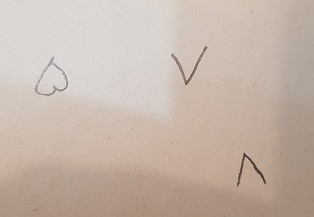
#> input picture Removal noise and numbers detection/adad.jpg, 314 x 217 px
$ jupyter execute 'Removal noise and numbers detection.ipynb'
#> lines starting #> are read from the running program, lines starting #| are printed output that depends on the picture; after the words box and inside, x2 and y2 are one past the last pixel; in counts of white or black regions, pixels touching at a corner belong together
[cell 1]
import numpy as np
from matplotlib import pyplot as plt

import cv2

[cell 2]
# Load our image
original_image = cv2.imread("adad.jpg", cv2.IMREAD_GRAYSCALE)
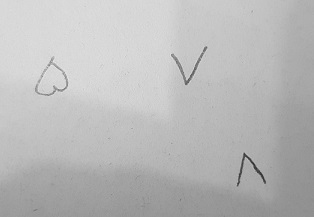
#> original_image: shape (217, 314); min 43, max 234, mean 185.8
original_image_1 = cv2.imread("adad.jpg")
#> original_image_1 is the input picture: shape (217, 314, 3); mean B, G, R 171.2, 182.2, 198.4

plt.figure(figsize=[10,3])
plt.subplot(121); plt.imshow(original_image, cmap='gray'); plt.title('GrayScale Image');
plt.subplot(122); plt.imshow(original_image_1, cmap='gray'); plt.title('Image');
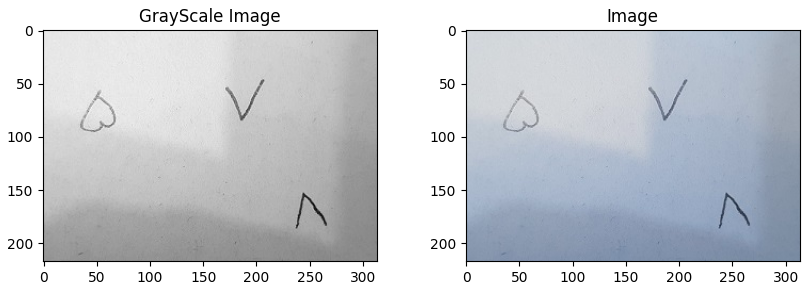
#> figure drawn by matplotlib, 2 panels; B, G, R data is drawn as R, G, B

[cell 3]
#Noise removal
noise_removed_image = cv2.GaussianBlur(original_image, (9,9), 0)# or cv2.GaussianBlur(original_image,(5,5),0)

_,output1 = cv2.threshold(original_image,127,255,cv2.THRESH_BINARY)
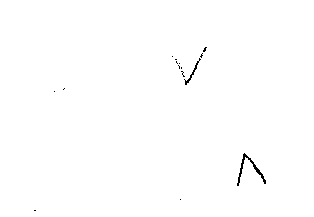
#> output1: shape (217, 314); 99.6% white; black in thin lines or dots, all inside (x1, y1, x2, y2) = (34, 47, 266, 211)
output2 = cv2.adaptiveThreshold(original_image,255,cv2.ADAPTIVE_THRESH_MEAN_C, cv2.THRESH_BINARY,11,2)
#> output2: shape (217, 314); 83.4% white; black in thin lines or dots
output3 = cv2.adaptiveThreshold(original_image,255,cv2.ADAPTIVE_THRESH_GAUSSIAN_C, cv2.THRESH_BINARY,11,2)
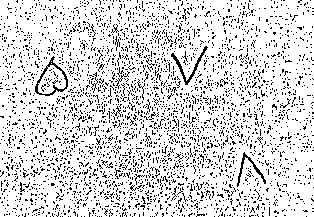
#> output3: shape (217, 314); 84.8% white; black in thin lines or dots

_,output4 = cv2.threshold(noise_removed_image,127,255,cv2.THRESH_BINARY)
#> output4: shape (217, 314); 99.9% white; black in thin lines or dots, all inside (x1, y1, x2, y2) = (239, 154, 265, 182)
output5 = cv2.adaptiveThreshold(noise_removed_image,255,cv2.ADAPTIVE_THRESH_MEAN_C, cv2.THRESH_BINARY,11,2)
#> output5: shape (217, 314); 97.7% white; 114 black regions (109 under 20 px), largest, box (x1, y1, x2, y2) and area: (34, 55, 69, 97) 450, (170, 45, 209, 86) 370, (236, 152, 267, 188) 321, (32, 208, 39, 213) 24, (134, 175, 142, 180) 22
output6 = cv2.adaptiveThreshold(noise_removed_image,255,cv2.ADAPTIVE_THRESH_GAUSSIAN_C, cv2.THRESH_BINARY,11,2)
#> output6: shape (217, 314); 98.5% white; 17 black regions (14 under 20 px), largest, box (x1, y1, x2, y2) and area: (34, 56, 69, 97) 379, (170, 45, 208, 86) 304, (236, 152, 267, 187) 279


plt.figure(figsize=[15,15])
plt.subplot(331);plt.imshow(original_image, cmap='gray');plt.title("Original");
plt.subplot(332);plt.imshow(noise_removed_image, cmap='gray');plt.title("Noise removed");

plt.subplot(334);plt.imshow(output1, cmap='gray');plt.title("Global Thresholding (v = 127)");
plt.subplot(335);plt.imshow(output2, cmap='gray');plt.title("Adaptive Mean Thresholding");
plt.subplot(336);plt.imshow(output3, cmap='gray');plt.title("Adaptive Gaussian Thresholding");

plt.subplot(337);plt.imshow(output4, cmap='gray');plt.title("Global Thresholding + noise removal");
plt.subplot(338);plt.imshow(output5, cmap='gray');plt.title("Adaptive Mean + noise removal");
plt.subplot(339);plt.imshow(output6, cmap='gray');plt.title("Adaptive Gaussian + noise removal");

[cell 4]
image = output6.copy()
image = cv2.bitwise_not(image)   # Swap The white and black

plt.figure(figsize=[11,4])
plt.subplot(121); plt.imshow(output6, cmap='gray');plt.title("Adaptive Gaussian + noise removal");
plt.subplot(122); plt.imshow(image, cmap='gray');plt.title("Adaptive Gaussian + noise removal");

## Morphology

We use this method to removing salt and pepper noise in our image

[cell 5]
kernel_1 = cv2.getStructuringElement(cv2.MORPH_CROSS, (5, 5), (2, 2))

erosion_1 = cv2.erode(image, kernel_1, iterations = 1)
#> erosion_1: shape (217, 314); 0.14% white in thin lines or dots, all inside (x1, y1, x2, y2) = (36, 47, 265, 184)
dilation_1 = cv2.dilate(image, kernel_1, iterations = 1)
#> dilation_1: shape (217, 314); 3.2% white; 17 white regions (8 under 20 px), largest, box (x1, y1, x2, y2) and area: (32, 54, 71, 99) 752, (168, 43, 210, 88) 589, (234, 150, 269, 189) 542
opening_1 = cv2.morphologyEx(image, cv2.MORPH_OPEN, kernel_1)
#> opening_1: shape (217, 314); 0.77% white; 12 white regions (4 under 20 px), largest, box (x1, y1, x2, y2) and area: (184, 53, 204, 86) 115, (249, 159, 267, 184) 110, (170, 53, 185, 75) 87
closing_1 = cv2.morphologyEx(image, cv2.MORPH_CLOSE, kernel_1)
#> closing_1: shape (217, 314); 1.5% white; 17 white regions (14 under 20 px), largest, box (x1, y1, x2, y2) and area: (34, 56, 69, 97) 387, (170, 45, 208, 86) 312, (236, 152, 267, 187) 283

plt.figure(figsize=[15, 12])
plt.subplot(351);plt.imshow(image, cmap='gray');plt.title("Original");

plt.subplot(352);plt.imshow(erosion_1, cmap='gray');plt.title("Erosion");
plt.subplot(353);plt.imshow(dilation_1, cmap='gray');plt.title("Dilation");

plt.subplot(354);plt.imshow(opening_1, cmap='gray');plt.title("Opening");
plt.subplot(355);plt.imshow(closing_1, cmap='gray');plt.title("Closing");
plt.tight_layout()

[cell 6]
kernel_2 = cv2.getStructuringElement(cv2.MORPH_ELLIPSE, (5, 5), (2, 2))

erosion_2 = cv2.erode(image, kernel_2, iterations = 1)
#> erosion_2: shape (217, 314); 0.02% white in thin lines or dots, all inside (x1, y1, x2, y2) = (50, 48, 259, 172)
dilation_2 = cv2.dilate(image, kernel_2, iterations = 1)
#> dilation_2: shape (217, 314); 3.6% white; 17 white regions (4 under 20 px), largest, box (x1, y1, x2, y2) and area: (32, 54, 71, 99) 821, (168, 43, 210, 88) 661, (234, 150, 269, 189) 599
opening_2 = cv2.morphologyEx(image, cv2.MORPH_OPEN, kernel_2)
#> opening_2: shape (217, 314); 0.24% white; 7 white regions (2 under 20 px), largest, box (x1, y1, x2, y2) and area: (242, 153, 248, 160) 30, (184, 79, 190, 85) 26, (53, 87, 59, 93) 26, (48, 60, 54, 66) 24, (255, 168, 261, 174) 24
closing_2 = cv2.morphologyEx(image, cv2.MORPH_CLOSE, kernel_2)
#> closing_2: shape (217, 314); 1.5% white; 17 white regions (14 under 20 px), largest, box (x1, y1, x2, y2) and area: (34, 56, 69, 97) 386, (170, 45, 208, 86) 313, (236, 152, 267, 187) 285

plt.figure(figsize=[17,11])
plt.subplot(351);plt.imshow(image, cmap='gray');plt.title("Original");

plt.subplot(352);plt.imshow(erosion_2, cmap='gray');plt.title("Erosion");
plt.subplot(353);plt.imshow(dilation_2, cmap='gray');plt.title("Dilation");

plt.subplot(354);plt.imshow(opening_2, cmap='gray');plt.title("Opening");
plt.subplot(355);plt.imshow(closing_2, cmap='gray');plt.title("Closing");
plt.tight_layout()

[cell 7]
kernel_3 = cv2.getStructuringElement(cv2.MORPH_ELLIPSE, (3, 3))

erosion_3 = cv2.erode(image, kernel_3, iterations = 1)
#> erosion_3: shape (217, 314); 0.75% white in thin lines or dots, all inside (x1, y1, x2, y2) = (34, 46, 266, 211)
dilation_3 = cv2.dilate(image, kernel_3, iterations = 4)
#> dilation_3: shape (217, 314); 5.3% white; 17 white regions, largest, box (x1, y1, x2, y2) and area: (30, 52, 73, 101) 1121, (166, 41, 212, 90) 881, (232, 148, 271, 191) 819
opening_3 = cv2.morphologyEx(image, cv2.MORPH_OPEN, kernel_3)
#> opening_3: shape (217, 314); 1.4% white; 4 white regions (1 under 20 px), largest, box (x1, y1, x2, y2) and area: (34, 56, 69, 97) 377, (170, 45, 208, 86) 302, (236, 152, 267, 187) 277
closing_3 = cv2.morphologyEx(image, cv2.MORPH_CLOSE, kernel_3)
#> closing_3: shape (217, 314); 1.5% white; 17 white regions (14 under 20 px), largest, box (x1, y1, x2, y2) and area: (34, 56, 69, 97) 380, (170, 45, 208, 86) 305, (236, 152, 267, 187) 280

plt.figure(figsize=[17,11])
plt.subplot(351);plt.imshow(image, cmap='gray');plt.title("Original");

plt.subplot(352);plt.imshow(erosion_3, cmap='gray');plt.title("Erosion");
plt.subplot(353);plt.imshow(dilation_3, cmap='gray');plt.title("Dilation");

plt.subplot(354);plt.imshow(opening_3, cmap='gray');plt.title("Opening");
plt.subplot(355);plt.imshow(closing_3, cmap='gray');plt.title("Closing");
plt.tight_layout()

[cell 8]
kernel_4 = np.ones((5,5), np.uint8)

erosion_4 = cv2.erode(image, kernel_4, iterations = 1)
#> erosion_4: shape (217, 314); 0% white in thin lines or dots, all inside (x1, y1, x2, y2) = (186, 81, 245, 157)
dilation_4 = cv2.dilate(image, kernel_4, iterations = 1)
#> dilation_4: shape (217, 314); 4.2% white; 17 white regions, largest, box (x1, y1, x2, y2) and area: (32, 54, 71, 99) 921, (168, 43, 210, 88) 738, (234, 150, 269, 189) 662
opening_4 = cv2.morphologyEx(image, cv2.MORPH_OPEN, kernel_4)
#> opening_4: shape (217, 314); 0.07% white; 2 white regions, box (x1, y1, x2, y2) and area: (184, 79, 189, 84) 25, (242, 154, 247, 159) 25
closing_4 = cv2.morphologyEx(image, cv2.MORPH_CLOSE, kernel_4)
#> closing_4: shape (217, 314); 1.5% white; 17 white regions (14 under 20 px), largest, box (x1, y1, x2, y2) and area: (34, 56, 69, 97) 397, (170, 45, 208, 86) 314, (236, 152, 267, 187) 286

plt.figure(figsize=[17,11])
plt.subplot(351);plt.imshow(image, cmap='gray');plt.title("Original");

plt.subplot(352);plt.imshow(erosion_4, cmap='gray');plt.title("Erosion");
plt.subplot(353);plt.imshow(dilation_4, cmap='gray');plt.title("Dilation");

plt.subplot(354);plt.imshow(opening_4, cmap='gray');plt.title("Opening");
plt.subplot(355);plt.imshow(closing_4, cmap='gray');plt.title("Closing");
plt.tight_layout()

[cell 9]
kernel_5 = np.ones((4, 4), np.uint8)

erosion_5 = cv2.erode(image, kernel_5, iterations = 2)
#> erosion_5: shape (217, 314); every value is 0
dilation_5 = cv2.dilate(image, kernel_5, iterations = 3)
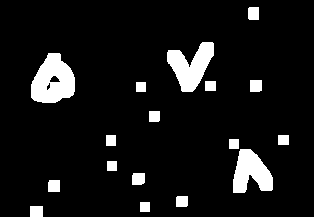
#> dilation_5: shape (217, 314); 8.4% white; 17 white regions, largest, box (x1, y1, x2, y2) and area: (31, 53, 75, 103) 1566, (167, 42, 214, 92) 1297, (233, 149, 273, 193) 1165
opening_5 = cv2.morphologyEx(image, cv2.MORPH_OPEN, kernel_5)
#> opening_5: shape (217, 314); 0.64% white; 15 white regions (4 under 20 px), largest, box (x1, y1, x2, y2) and area: (237, 165, 245, 187) 91, (254, 166, 262, 175) 44, (185, 80, 191, 86) 33
closing_5 = cv2.morphologyEx(image, cv2.MORPH_CLOSE, kernel_5)
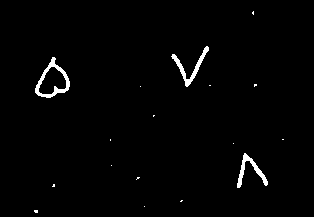
#> closing_5: shape (217, 314); 1.5% white; 17 white regions (14 under 20 px), largest, box (x1, y1, x2, y2) and area: (35, 57, 70, 98) 385, (171, 46, 209, 87) 306, (237, 153, 268, 188) 282

plt.figure(figsize=[17,11])
plt.subplot(351);plt.imshow(image, cmap='gray');plt.title("Original");

plt.subplot(352);plt.imshow(erosion_5, cmap='gray');plt.title("Erosion");
plt.subplot(353);plt.imshow(dilation_5, cmap='gray');plt.title("Dilation");

plt.subplot(354);plt.imshow(opening_5, cmap='gray');plt.title("Opening");
plt.subplot(355);plt.imshow(closing_5, cmap='gray');plt.title("Closing");
plt.tight_layout()

[cell 10]
plt.imshow(opening_3, cmap='gray');plt.title("Closing");
image = opening_3.copy()

I pick opening_3 as an Image.

## Connected Component

[cell 11]
_, image = cv2.threshold(image, 127, 255, cv2.THRESH_BINARY)    # Convert Image to binary image with threshold
num_labels, labels = cv2.connectedComponents(image, connectivity=4)
#> labels: shape (217, 314) int32; 5 distinct labels, from 0 to 4
#> num_labels = 5
print(f"Number of components : {num_labels}\n")
#| Number of components : 5

# Map component labels to hue val, 0-179 is the hue range in OpenCV
label_hue = np.uint8(179*labels/np.max(labels))
blank = np.ones_like(image) * 255
labeled_img = cv2.merge([label_hue, blank, blank])
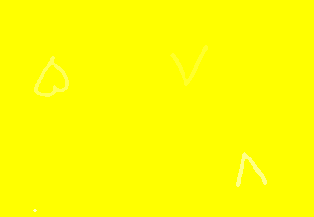
#> labeled_img: shape (217, 314, 3); mean of channels 0, 1, 2 1.3, 255, 255; drawn as B, G, R

# Converting cvt to BGR
labeled_img = cv2.cvtColor(labeled_img, cv2.COLOR_HSV2BGR)
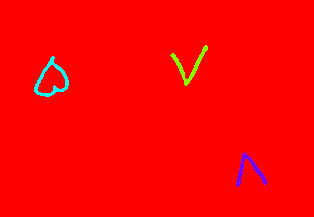
#> labeled_img: shape (217, 314, 3); mean B, G, R 2.4, 2.5, 252.5

# set bg label to black
labeled_img[label_hue==0] = 0


plt.figure(figsize=[15,8])
plt.subplot(121);plt.imshow(image, cmap='gray');plt.title("Original");
plt.subplot(122);plt.imshow(labeled_img, cmap='gray');plt.title("labeled image");
#> figure, not shown here; B, G, R data is drawn as R, G, B

We have an extra component(Blue in the corner) and we want to remove that.

[cell 12]
kernel = np.array((
        [1, 1, 1],
        [1, 1, 1],
        [1, 1, 1]), dtype="int")
output_image = cv2.morphologyEx(image, cv2.MORPH_HITMISS, kernel)
#> output_image: shape (217, 314); 0.44% white in thin lines or dots, all inside (x1, y1, x2, y2) = (35, 47, 266, 185)

image = cv2.dilate(output_image, kernel, iterations = 2)
#> image: shape (217, 314); 2.3% white; 3 white regions, box (x1, y1, x2, y2) and area: (33, 56, 70, 98) 635, (170, 45, 209, 86) 498, (235, 152, 268, 187) 454

_, image = cv2.threshold(image, 127, 255, cv2.THRESH_BINARY)    # Convert Image to binary image with threshold
num_labels, labels = cv2.connectedComponents(image, connectivity=4)
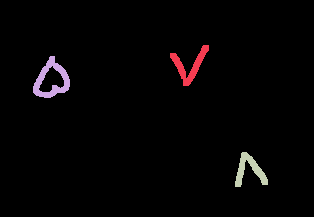
#> labels: shape (217, 314) int32; 4 distinct labels, from 0 to 3; one colour per label, 0 black
#> num_labels = 4
print(f"Number of components : {num_labels}\n")
#| Number of components : 4

# Map component labels to hue val, 0-179 is the hue range in OpenCV
label_hue = np.uint8(179*labels/np.max(labels))
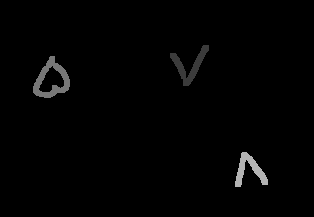
#> label_hue: shape (217, 314); min 0, max 179, mean 2.7
blank = np.ones_like(image) * 255
labeled_img = cv2.merge([label_hue, blank, blank])

# Converting cvt to BGR
labeled_img = cv2.cvtColor(labeled_img, cv2.COLOR_HSV2BGR)

# set bg label to black
labeled_img[label_hue==0] = 0


plt.figure(figsize=[15,8])
plt.subplot(121);plt.imshow(image, cmap='gray');plt.title("Original");
plt.subplot(122);plt.imshow(labeled_img, cmap='gray');plt.title("labeled image");
